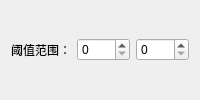
             <widget class="QWidget" name="page_1">
              <layout class="QGridLayout" name="gridLayout_11">
               <item row="0" column="0">
                <widget class="QLabel" name="label_9">
                 <property name="text">
                  <string>阈值范围：</string>
                 </property>
                </widget>
               </item>
               <item row="0" column="1">
                <widget class="QSpinBox" name="sp_fixThreMin">
                 <property name="enabled">
                  <bool>true</bool>
                 </property>
                 <property name="buttonSymbols">
                  <enum>QAbstractSpinBox::UpDownArrows</enum>
                 </property>
                 <property name="minimum">
                  <number>0</number>
                 </property>
                 <property name="maximum">
                  <number>255</number>
                 </property>
                </widget>
               </item>
               <item row="0" column="2">
                <widget class="QSpinBox" name="sp_fixThreMax">
                 <property name="enabled">
                  <bool>true</bool>
                 </property>
                 <property name="buttonSymbols">
                  <enum>QAbstractSpinBox::UpDownArrows</enum>
                 </property>
                 <property name="minimum">
                  <number>0</number>
                 </property>
                 <property name="maximum">
                  <number>255</number>
                 </property>
                </widget>
               </item>
              </layout>
             </widget>
